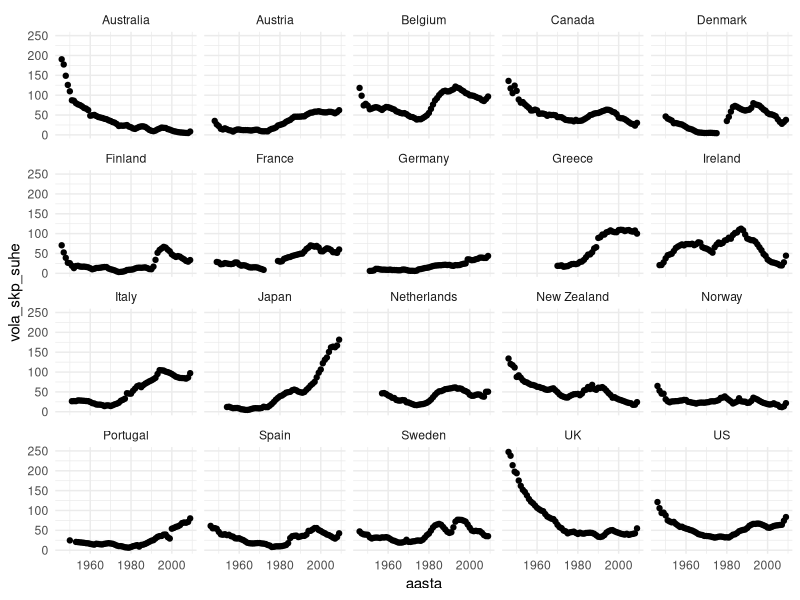
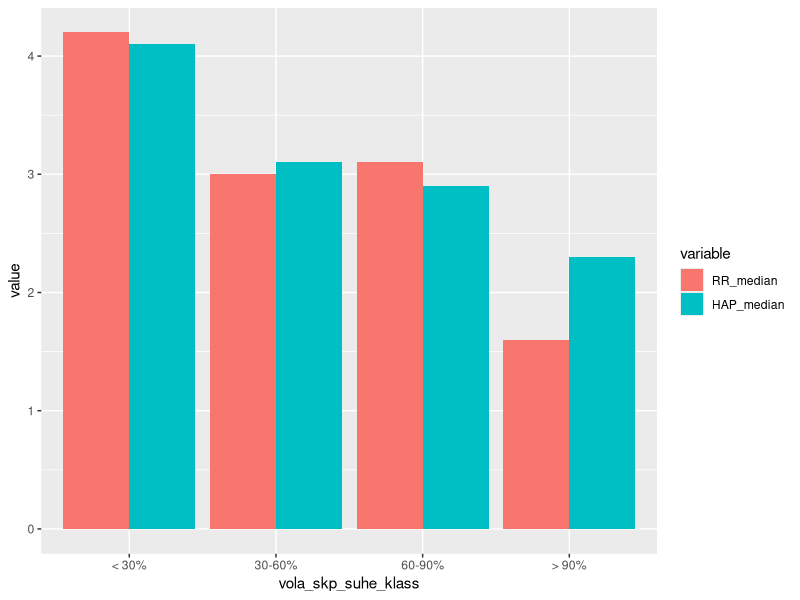
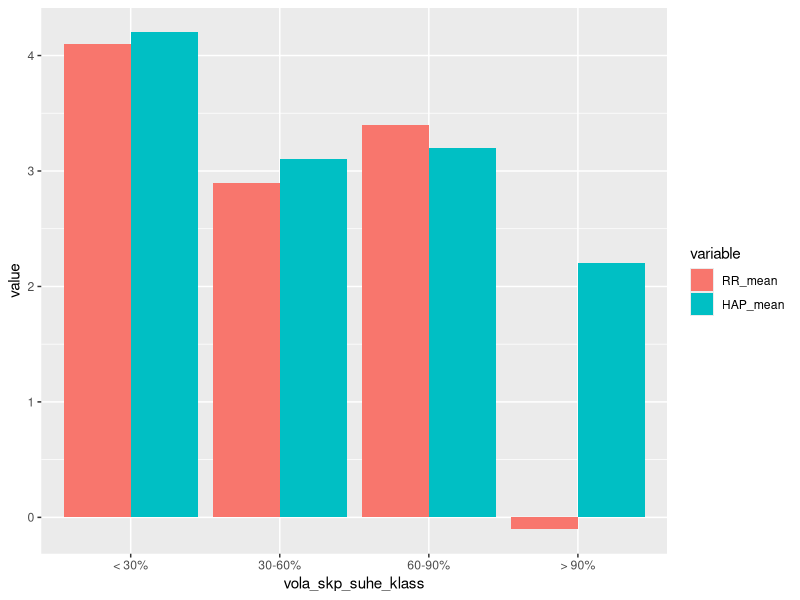
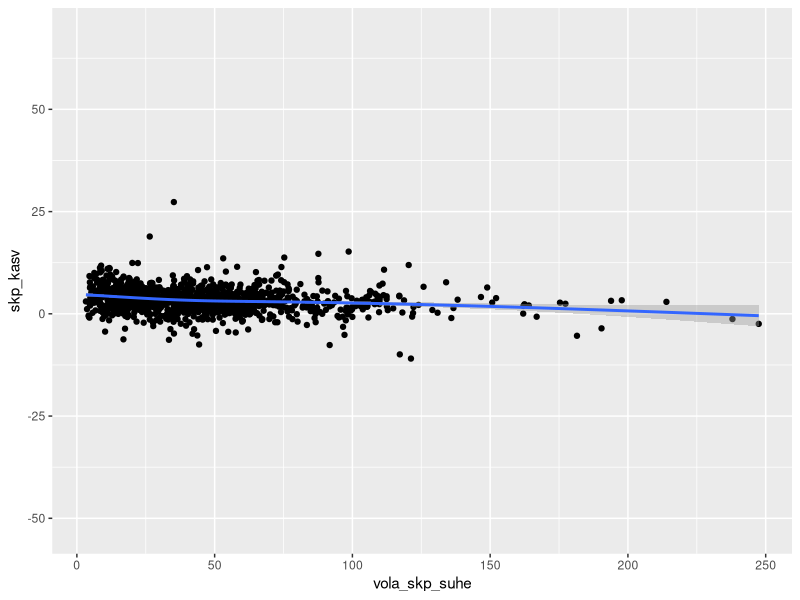
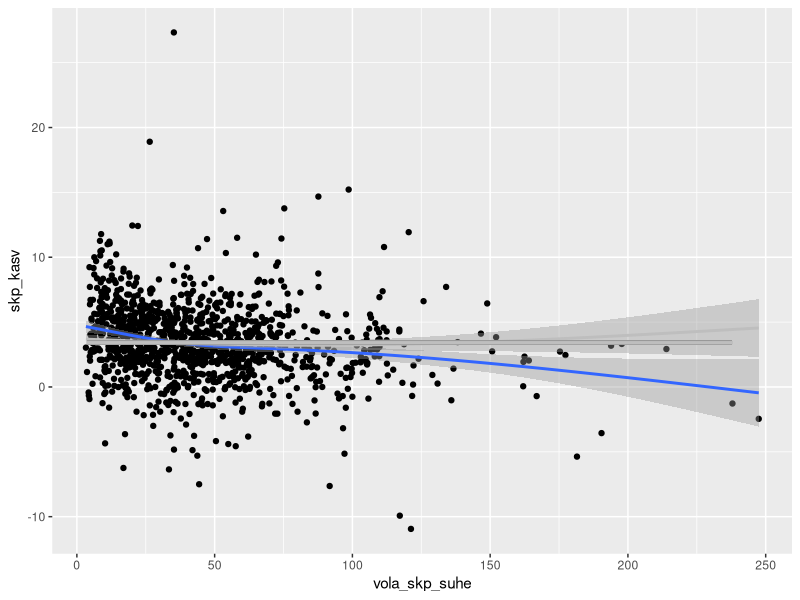

Reproduce these figures in R, in order.
## ---- chunk 1
library(dplyr)
andmed=read.csv("./data/skp_ja_volg.csv")
#lisame tunnuse, mis näitab vola_skp_suhe kategooriat
miinimum=min(andmed$vola_skp_suhe, na.rm=T)
maksimum=max(andmed$vola_skp_suhe, na.rm=T)
andmed$vola_skp_suhe_klass=cut(andmed$vola_skp_suhe, 
                               breaks=c(miinimum,30,60,90, maksimum), include.lowest=T,
                               labels=c("< 30%", "30-60%", "60-90%", "> 90%"))
andmed_grupp= group_by(andmed, vola_skp_suhe_klass)
#HAPi kaalud
HAP_tulem=andmed  %>% 
    group_by(vola_skp_suhe_klass)%>%
    summarise(HAP_mean = round(mean(skp_kasv, na.rm=T),1),
              HAP_median=round(median(skp_kasv, na.rm=T),1))
#RR-i reprodutseerimine
RR_tulem=andmed_grupp%>% 
    subset( exceli_viga==0)%>% 
    subset(valikuline==0)%>% 
    group_by(vola_skp_suhe_klass,riik)%>% 
    summarise(SKP_keskmine_kasv= round(mean(skp_kasv, na.rm=T),1),
          SKP_mediaan_kasv=round(median(skp_kasv, na.rm=T),1))%>% 
    group_by(vola_skp_suhe_klass)%>% 
    summarise(RR_mean=round(mean(ifelse(
        riik=="New Zealand" & SKP_keskmine_kasv==-7.6,-7.9,SKP_keskmine_kasv),na.rm=T),1),
        RR_median=round(median(SKP_mediaan_kasv),1))
#tulemid kokku
tulem=cbind(RR_tulem[1:4,], HAP_tulem[1:4,])
head(tulem)
## ---- chunk 2
library(ggplot2)
ggplot(andmed, aes(x=aasta, y=vola_skp_suhe))+
    geom_point()+
    facet_wrap(~riik)+
    theme_minimal()
## ---- chunk 3
pole=subset(andmed, exceli_viga==1| valikuline==1)
head(pole)
## ---- chunk 4
library(reshape2)
tulem_melt=melt(tulem, id=c("vola_skp_suhe_klass"))
tulem_melt_median=tulem_melt[grepl("median", tulem_melt$variable),]
tulem_melt_mean=tulem_melt[grepl("mean", tulem_melt$variable),]

ggplot(tulem_melt_median, aes(x=vola_skp_suhe_klass, y=value, fill=variable)) + 
    geom_bar(position="dodge", stat="identity")

ggplot(tulem_melt_mean, aes(x=vola_skp_suhe_klass, y=value, fill=variable)) + 
    geom_bar(position="dodge", stat="identity")

## ---- chunk 5
andmed2=andmed
andmed2$vola_skp_suhe_klass=cut(andmed2$vola_skp_suhe, 
                               breaks=c(miinimum,30,60,90,120, maksimum), include.lowest=T,
                               labels=c("< 30%", "30-60%", "60-90%", "90-120%", "> 120%"))

andmed_grupp2= group_by(andmed2, vola_skp_suhe_klass)

RR_tulem2=andmed_grupp2%>% 
    subset( exceli_viga==0)%>% 
    subset(valikuline==0)%>% 
    group_by(vola_skp_suhe_klass,riik)%>% 
    summarise(SKP_keskmine_kasv= round(mean(skp_kasv, na.rm=T),1),
              SKP_mediaan_kasv=round(median(skp_kasv, na.rm=T),1))%>% 
    group_by(vola_skp_suhe_klass)%>% 
    summarise(RR_mean=round(mean(ifelse(
        riik=="New Zealand" & SKP_keskmine_kasv==-7.6,-7.9,SKP_keskmine_kasv),na.rm=T),1),
        RR_median=round(median(SKP_mediaan_kasv),1))
RR_tulem2
## ---- chunk 6
ggplot(andmed, aes(x=vola_skp_suhe, y=skp_kasv))+
    geom_point()+
    stat_smooth()
## ---- chunk 7
#jätame alles read, kus pole NAd SKP kasvus ja võla SKP suhtes
andmed_permut=andmed[!is.na(andmed$vola_skp_suhe)&!is.na(andmed$skp_kasv),]

#permuteerime vola_skp_suhe väärtuseid
andmed_permut$iter1=sample(andmed_permut$vola_skp_suhe, replace=T)

plot_permut=ggplot(andmed_permut, aes(x=vola_skp_suhe, y=skp_kasv))+
    geom_point()+
    stat_smooth(aes(x=iter1, y=skp_kasv), colour="grey")

#jätame ainult vajaliku alles
andmed_permut=andmed_permut[, c("vola_skp_suhe","skp_kasv","iter1" )]
andmed_permut_iter=andmed_permut

#graafik itereerimiseks
plot_permut_iter=ggplot(andmed_permut_iter, aes(x=vola_skp_suhe, y=skp_kasv))+
    geom_point()+
    stat_smooth()

plot_permut_iter=plot_permut_iter+stat_smooth(aes(x=iter1, y=skp_kasv), colour="grey")

#nüüd tuleb seda 100 korda teha
#library(ggplot2) lisaks tuleb esimene graafik valmis teha
j=4
for (i in 1:100) {
    andmed_permut_iter[,j]=sample(andmed_permut_iter$vola_skp_suhe, replace=T)
    plot_permut_iter=plot_permut_iter+stat_smooth(aes(x=andmed_permut_iter[,j], 
                                                      y=skp_kasv), colour="grey")
    j+1
}
 
plot_permut_iter
